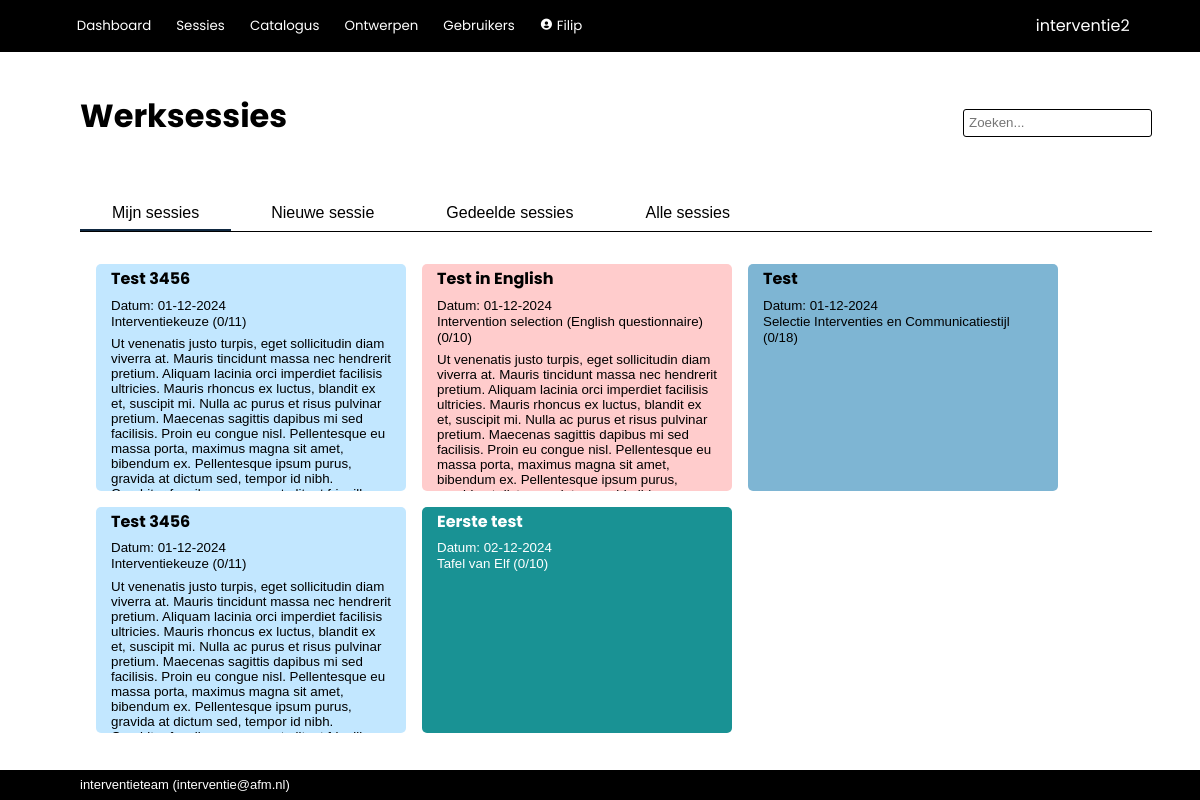
/worksessions (signed in), run on an earlier commit of the app's database.
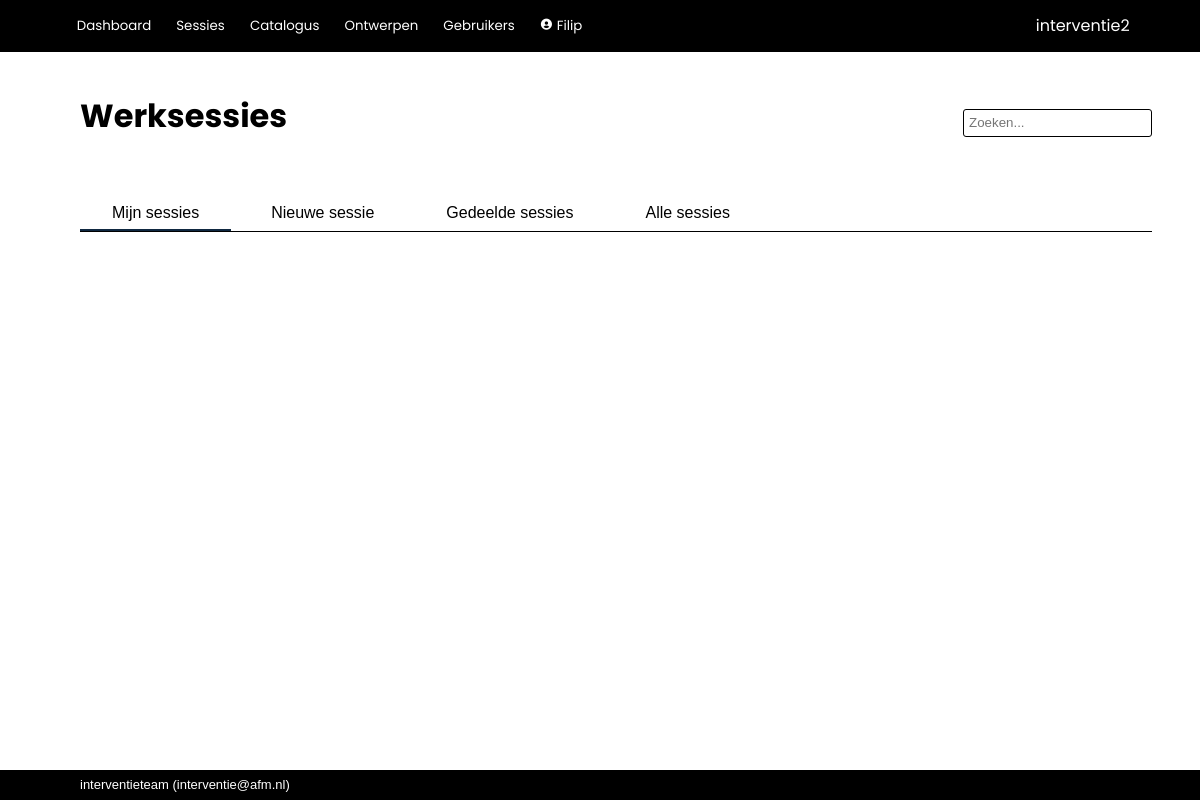
And on a later commit of the database.
### interventie2/models.py (models this page shows, shortened)
class User(db.Model, UserMixin):
    __tablename__ = 'users'
    id            = db.Column(db.Integer, primary_key=True)
    name          = db.Column(db.String(80), nullable=False, unique=True)
    password      = db.Column(db.String(200), nullable=False)
    role_id       = db.Column(db.Integer, db.ForeignKey('roles.id'), nullable=False, default=4) #references roles.id
    description   = db.Column(db.String(2000), nullable=False, default="")
    email         = db.Column(db.String(254))
    link          = db.Column(db.String(1000))
    active        = db.Column(db.Boolean, nullable=False, default=True)
    date_created  = db.Column(db.DateTime(timezone=True), server_default=func.now())
    last_seen     = db.Column(db.DateTime(timezone=True), server_default=func.now())
    role = relationship('Role')
    messages = relationship('Message', back_populates='recipient', foreign_keys="Message.recipient_id", cascade='all, delete-orphan')
    messages_sent = relationship('Message', back_populates='sender', foreign_keys="Message.sender_id")
    worksession = relationship('Worksession', back_populates='creator')
    plan = relationship('Plan', back_populates='creator')
    allowed_worksessions = relationship('Worksession', secondary='worksession_access', back_populates='allowed_users')
    owned_instruments = relationship('Instrument', back_populates='owner')
    def unread_messages(self):
        return sum(1 for message in self.messages if (message.unread) and (message.deliver_after.date() <= date.today()))
    def unread_message_alert(self):
        return self.unread_messages() > 0

class Worksession(db.Model):
    __tablename__ = 'worksessions'
    id            = db.Column(db.Integer, primary_key=True)
    name          = db.Column(db.String(100), nullable=False)
    date_modified = db.Column(db.DateTime(timezone=True), server_default=func.now())
    parent_id     = db.Column(db.Integer, db.ForeignKey('worksessions.id'))
    child_description = db.Column(db.String(2000), nullable=False, default="")
    participants  = db.Column(db.String(500), nullable=False, default="")
    date          = db.Column(db.DateTime(timezone=True))
    project_number= db.Column(db.String(100))
    description   = db.Column(db.String(2000), nullable=False, default="")
    effect        = db.Column(db.String(2000), nullable=False, default="")
    link_to_page  = db.Column(db.String(1000), nullable=False, default="")
    show_instruments = db.Column(db.Boolean, default=True)
    mark_top_instruments = db.Column(db.Integer, nullable=False, default=1)
    show_rest_instruments = db.Column(db.Boolean, default=False)
    show_tags     = db.Column(db.Boolean, default=True)
    presenter_mode_zoom = db.Column(db.Numeric(3,2), nullable=False, default=1.25)
    presenter_mode_color_title = db.Column(db.String(7))
    presenter_mode_text_color_title = db.Column(db.String(7))
    presenter_mode_color_nav = db.Column(db.String(7))
    presenter_mode_text_color = db.Column(db.String(7))
    presenter_mode_text_color_nav = db.Column(db.String(7))
    presenter_mode_color_coll = db.Column(db.String(7))
    presenter_mode_text_color_coll = db.Column(db.String(7))
    presenter_mode_color_highlight = db.Column(db.String(7))
    presenter_mode_text_color_highlight = db.Column(db.String(7))
    presenter_mode_text_color_heading = db.Column(db.String(7))
    presenter_mode_background_color1 = db.Column(db.String(7))
    presenter_mode_background_color2 = db.Column(db.String(7))
    archived      = db.Column(db.Boolean, default=False)
    question_set_id = db.Column(db.Integer, db.ForeignKey('question_sets.id'))
    process_id    = db.Column(db.Integer, db.ForeignKey('processes.id'), nullable=False, default=1)
    enable_voting = db.Column(db.Boolean, default=False)
    voting_key    = db.Column(db.String(6), nullable=False, default=generate_secret_key(6))
    creator_id    = db.Column(db.Integer, db.ForeignKey('users.id'))
    secret_key    = db.Column(db.String(20), nullable=False, default=generate_secret_key())
    parent = relationship('Worksession', remote_side=[id], backref='children')
    creator = relationship('User', back_populates='worksession')
    allowed_users = relationship('User', secondary='worksession_access', back_populates='allowed_worksessions')
    answers = relationship('Answer', back_populates='worksession', cascade='all, delete-orphan')
    votes = relationship('Votes', back_populates='worksession', cascade='all, delete-orphan')
    question_set = relationship('QuestionSet')
    process = relationship('Process')
    plan = relationship('Plan', back_populates='worksession', cascade='all, delete-orphan')
    def completion(self, perc=False, raw=False, dec=0):
        given_answers = 0
        for a in self.answers:
            if a.completed():
                given_answers += 1
        if perc:
            return f'{round((given_answers/(1.0*self.question_set.size()))*100,dec)}%'
        if raw:
            return given_answers/(1.0*self.question_set.size())
        return f'{given_answers}/{self.question_set.size()}'

class QuestionSet(db.Model):
    __tablename__ = 'question_sets'
    id            = db.Column(db.Integer, primary_key=True)
    name          = db.Column(db.String(500), nullable=False)
    description   = db.Column(db.String(2000), nullable=False, default="")
    owner_id      = db.Column(db.Integer, db.ForeignKey('users.id'), nullable=False) #references users.id
    date_created  = db.Column(db.DateTime(timezone=True), server_default=func.now())
    date_modified = db.Column(db.DateTime(timezone=True), server_default=func.now())
    default_process_id = db.Column(db.Integer, db.ForeignKey('processes.id'), nullable=False, default=1)
    default_instruments_visible = db.Column(db.Boolean, nullable=False, default=True)
    default_tags_visible = db.Column(db.Boolean, nullable=False, default=False)
    default_allow_weights = db.Column(db.Boolean, nullable=False, default=False)
    color         = db.Column(db.String(7))
    text_color    = db.Column(db.String(7))
    forbidden_tags = relationship('Tag', secondary='question_set_forbidden_tags')
    mandatory_tags = relationship('Tag', secondary='question_set_mandatory_tags')
    owner = relationship('User')
    default_process = relationship('Process')
    questions = relationship('Question', cascade='all, delete-orphan')
    worksessions = relationship('Worksession', back_populates='question_set', cascade='all, delete-orphan')
    def size(self):
        s = 0
        for question in self.questions:
            if not question.is_category:
                s += 1
        return s

class Question(db.Model):
    __tablename__ = 'questions'
    id            = db.Column(db.Integer, primary_key=True)
    name          = db.Column(db.String(500), nullable=False)
    description   = db.Column(db.String(2000), nullable=False, default="")
    question_set_id = db.Column(db.Integer, db.ForeignKey('question_sets.id'))  #references question_sets.id
    allow_motivation = db.Column(db.Boolean, nullable=False, default=True)
    allow_choice  = db.Column(db.Boolean, nullable=False, default=True)
    allow_multiselect = db.Column(db.Boolean, nullable=False, default=False)
    allow_weight  = db.Column(db.Boolean, nullable=False, default=False)
    order         = db.Column(db.Integer, nullable=False, default=100)
    required_active_tags = relationship('Tag', secondary='question_required_tags')
    options = relationship('Option', cascade='all, delete-orphan')
    question_set = relationship('QuestionSet', back_populates='questions')
    @hybrid_property
    def is_category(self):
        return (not(self.allow_motivation or self.allow_choice))

### interventie2/main/routes.py (the view)
@main.route('/worksessions', methods=['GET', 'POST'])
@login_required
def worksessions():
	worksessions = Worksession.query.order_by(Worksession.date)
	question_sets =  QuestionSet.query.order_by(QuestionSet.name)
	return render_template('main/worksessions.html',
						worksessions=worksessions,
						question_sets=question_sets,)

### interventie2/models.py (called while the page is built)
@login_manager.user_loader
def load_user(user_id):
    return User.query.get(user_id)

### interventie2/main/templates/main/worksessions.html (shortened to what this page needs)
{% extends 'base.html' %}
{% block page_title %}
Werksessies
{% endblock %}
{% block tabs %}
    <button class="tablinks" onclick="switch_tab(event, 'ws_owned')" id="defaultOpen">Mijn sessies</button>
    <button class="tablinks" onclick="switch_tab(event, 'ws_new')" id="defaultOpen">Nieuwe sessie</button>
    <button class="tablinks" onclick="switch_tab(event, 'ws_shared')">Gedeelde sessies</button>
    <button class="tablinks" onclick="switch_tab(event, 'ws_all')">Alle sessies</button>
{% endblock %}
{% block body %}
<div id="ws_owned" class="tabcontent">
    <div class="card_area">
        {% for worksession in worksessions | selectattr('parent', 'none') %}
            {% if worksession.archived == false %}
                {% if current_user in worksession.allowed_users or current_user.role.see_all_worksessions %}
                    {% if current_user == worksession.creator %}
                    <a href="{{url_for('main.show_worksession', worksession_id=worksession.id)}}">
                        <div class="card" style="background-color:{{ worksession.question_set.color }}; color:{{ worksession.question_set.text_color }}">
                            <div class="card_title">
                                {{ worksession.name}}
                            </div>
                            <div class="card_info">
                                <p>Datum: {{ worksession.date.strftime('%d-%m-%Y') }}</p>
                                <p>{{ worksession.question_set.name }} ({{ worksession.completion() }})</p>
                            </div>
                            <div class="card_description">
                                {{ worksession.description | escape | markdown }}
                            </div>
                        </div>
                    </a>
                    {% endif %}
                {% endif %}
            {% endif %}
        {% endfor %}
    </div>
</div>
{% endblock %}

### interventie2/templates/base.html (shortened to what this page needs)
<!DOCTYPE html>
<html lang="en">
    <head>
        <link rel="stylesheet" href="{{ url_for('static', filename='css/styles.css')}}">
        <link href="https://unpkg.com/boxicons@2.1.2/css/boxicons.min.css" rel="stylesheet">
    </head>
    <body>
        {% import 'jinja_macros.html' as macro %}
        <header>
            <div class="logo">{{ config['APP_NAME'] }}</div>
            <div class="modes">
                {% if current_user.is_authenticated %}
                    <button>
                        <a href="{{ url_for('main.index') }}">Dashboard</a>
                    </button>
                    <button>
                        <a href="{{ url_for('main.worksessions') }}">Sessies</a>
                    </button>
                    <button>
                        <a href="{{ url_for('catalog.index') }}">Catalogus</a>
                    </button>
                    {% if current_user.role.edit_questionnaire %}
                        <button>
                            <a href="{{ url_for('tools.index') }}">Ontwerpen</a>
                        </button>
                    {% endif %}
                    {% if current_user.role.edit_users %}
                        <button>
                            <a href="{{ url_for('admin.index') }}">Gebruikers</a>
                        </button>
                    {% endif %}
                    <button>
                        <a href="{{ url_for('admin.user', id=current_user.id) }}"><i class='bx bxs-user-circle'></i>
                            {{ current_user.name }}
                        </a>
                    </button>
                {% else %}
                    <button>
                        <a href="{{ url_for('main.login') }}">Login</a>
                    </button>
                {% endif %}
            </div>
        </header>
        <nav>
            <div class="title">{% block page_title %}{% endblock %}</div>
            {% if current_user.is_authenticated %}
                <form action="/analysis/search" method="get" class="search">
                    <input id="search" type="search"  name="q" value="{{ request.args.get('q') or '' }}" placeholder="Zoeken...">
                </form>
            {% endif %}
            <div class="tabs">{% block tabs %}{% endblock %}</div>
        </nav>
        <main>
            <section>{% block body %}{% endblock %}</section>
        </main>
        <footer>{{ config['MAINTAINER'] }} (<a href="mailto:{{ config['MAINTAINER_EMAIL'] }}">{{ config['MAINTAINER_EMAIL'] }}</a>)</footer>
    </body>
</html>

### interventie2/static/css/styles.css (style rules this page uses)
:root { --dark-blue: #0f2841; --light-blue: #0e9ed5; --green: #3b7d23; --red: red; --highlight: #195fa6; --mid-grey: #0e9ed5; --object: #f0f9ff; --alert: red; --button-bg: #176cc2; --button-fg: white; }
html, body { font-family: sans-serif; line-height: 1.5em; padding: 0px; margin: 0px; }
a { color: inherit; text-decoration: none; }
button { border: 1px solid var(--mid-grey); background-color: var(--button-bg); color: var(--button-fg); min-height: 2.2em; border-radius: 3px; min-width: 7em; padding-left: 1em; padding-right: 1em; margin-bottom: 2px; }
button a { text-decoration: none; }
input { background-color: white;; border: 1px solid var(--mid-grey); font-size: inherit; min-height: 1.7rem; margin-bottom: 2px; }
body { display: grid; height: 100vh; grid-template-rows: min-content min-content auto min-content; grid-template-areas: "header" "nav" "main" "footer"; }
header { grid-area: header; background-color: black; display: grid; grid-template-columns: auto min-content; grid-template-rows: auto; grid-template-areas: "modes logo"; color: white; align-items: center; padding: 0.6rem 4.4rem; font-family: "Poppins", sans-serif; }
header a { text-decoration: none; font-family: "Poppins", sans-serif; }
.logo { grid-area: logo; }
.modes { grid-area: modes; padding: 0px; margin: 0px; }
.modes button { background: inherit; outline: none; cursor: pointer; padding: 0.4rem 0.4rem; margin: 0 0.5rem 0 0; border: none; border-radius: 0px; color: white; font-family: "Poppins", sans-serif; font-size: smaller; min-width: 0; }
.modes a { text-decoration: none; }
nav { grid-area: nav; display: grid; grid-template-columns: 1fr auto; grid-template-areas: "title search" "steps steps" "tabs tabs "; align-items: center; margin: 3rem 3rem 1rem 5rem; }
.title { grid-area: title; font-family: "Poppins", sans-serif; color: black; font-size: xx-large; font-weight: bold; padding: 0 0 1rem 0; line-height: 1em; }
.search { grid-area: search; display: flex; align-items: center; text-decoration: none; border: none; }
.search input { background-color: white;; border: 1px solid black; border-radius: 3px; padding: 5px; font-size: smaller; height: 1.7rem; }
.tabs { grid-area: tabs; display: flex; padding-top: 3rem; overflow: hidden; font-size: inherit; border-bottom: 1px solid black; }
.tabs button { background: inherit; color: black; outline: none; cursor: pointer; padding: 0rem 2rem 0rem 2rem; margin: 0 0.5rem 0 0; border: none; border-radius: 0px; font-size: inherit; width: auto; border-bottom: solid 2px white; }
.tabs button.active_tab { border-bottom: solid 2px var(--dark-blue); }
main { grid-area: main; padding: 1rem 5rem; display: grid; grid-template-columns: min-content 100%; grid-template-areas: "aside section "; overflow-y: auto; }
section { grid-area: section; padding: 0; margin-left: 1rem; margin-right: 1rem; }
footer { grid-area: footer; background-color: black; color: white; align-items: center; padding: 0.2rem 5rem; font-size: small; }
.card_area { display: flex; flex-flow: row wrap; gap: 1rem; padding-bottom: 2rem; }
.tabcontent { width: 100%; }

What changed in the data, as far as the page shows it:
removed Worksession: name "Test 3456", date "01-12-2024", question_set.name "Interventiekeuze", completion "0/11", description "Ut venenatis justo turpis, eget sollicitudin diam viverra at. Mauris tincidunt massa nec hendrerit pretium. Aliquam lacinia orci imperdiet facilisis ultricies. Mauris rhoncus ex luctus, blandit ex et, suscipit mi. Nulla ac purus et risus pulvinar pretium. Maecenas sagittis dapibus mi sed facilisis. Proin eu congue nisl. Pellentesque eu massa porta, maximus magna sit amet, bibendum ex. Pellentesque ipsum purus, gravida at dictum sed, tempor id nibh.…"
removed Worksession: name "Test in English", date "01-12-2024", question_set.name "Intervention selection (English questionnaire)", completion "0/10", description "Ut venenatis justo turpis, eget sollicitudin diam viverra at. Mauris tincidunt massa nec hendrerit pretium. Aliquam lacinia orci imperdiet facilisis ultricies. Mauris rhoncus ex luctus, blandit ex et, suscipit mi. Nulla ac purus et risus pulvinar pretium. Maecenas sagittis dapibus mi sed facilisis. Proin eu congue nisl. Pellentesque eu massa porta, maximus magna sit amet, bibendum ex. Pellentesque ipsum purus,…"
removed Worksession: name "Test", date "01-12-2024", question_set.name "Selectie Interventies en Communicatiestijl", completion "0/18"
removed Worksession: name "Test 3456", date "01-12-2024", question_set.name "Interventiekeuze", completion "0/11", description "Ut venenatis justo turpis, eget sollicitudin diam viverra at. Mauris tincidunt massa nec hendrerit pretium. Aliquam lacinia orci imperdiet facilisis ultricies. Mauris rhoncus ex luctus, blandit ex et, suscipit mi. Nulla ac purus et risus pulvinar pretium. Maecenas sagittis dapibus mi sed facilisis. Proin eu congue nisl. Pellentesque eu massa porta, maximus magna sit amet, bibendum ex. Pellentesque ipsum purus, gravida at dictum sed, tempor id nibh.…"
removed Worksession: name "Eerste test", date "02-12-2024", question_set.name "Tafel van Elf", completion "0/10"
